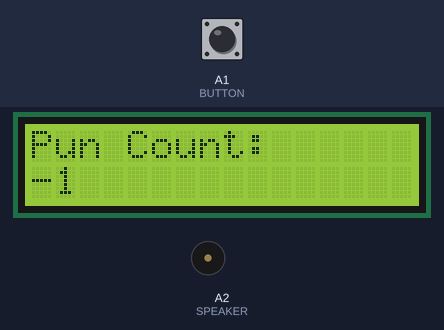
The sketch below on a simulated Arduino Uno, built with avr-gcc and run on an emulated ATmega328P. Shown: 16×2 character LCD, buzzer (waves = sounding). The inputs (shaded band) are chosen by the test bench; at power-on: A1 (BUTTON) LOW. EEPROM starts erased.

Above: at 1.9 s.
2.0 s: A1 (BUTTON) pulled HIGH for 1 s
At 2.2 s:
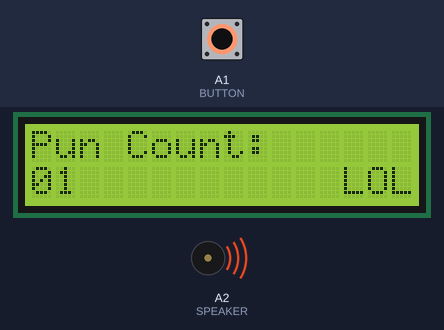
4.5 s: A1 (BUTTON) pulled HIGH for 0.15 s
At 5.5 s:
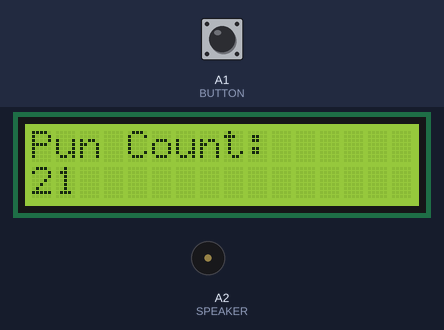
6.4 s: A1 (BUTTON) pulled HIGH for 0.15 s
At 8.0 s:
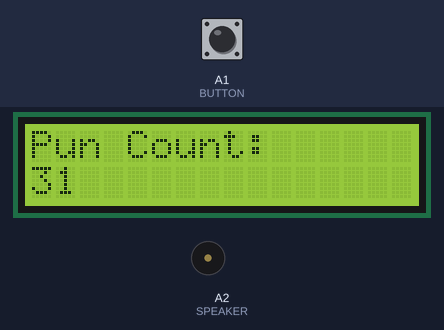
8.3 s: A1 (BUTTON) pulled HIGH for 1 s
At 9.7 s:
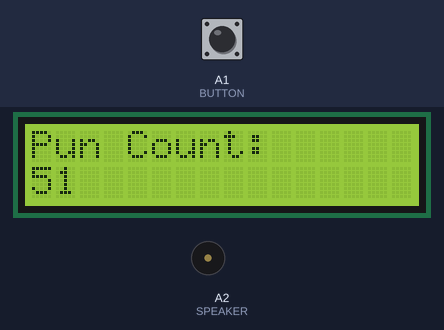
Timing chart, 0 to 11.3 s (numbered marks = the images above; inputs shaded):
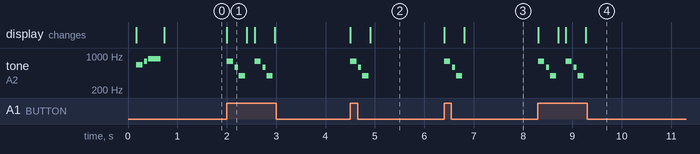

Measured:
- after the input at 2.0 s, tone on A2 (SPEAKER): plays 784 Hz for 0.13 s, 587 Hz for 0.06 s, 392 Hz for 0.13 s, 784 Hz for 0.13 s, 587 Hz for 0.06 s, 392 Hz for 0.13 s, starting at once; the display: changes at once (image 1)
- after the input at 4.5 s, tone on A2 (SPEAKER): plays 784 Hz for 0.13 s, 587 Hz for 0.06 s, 392 Hz for 0.13 s, starting at once; the display: first changes at once (image 2 shows a later state)
- after the input at 6.4 s, tone on A2 (SPEAKER): plays 784 Hz for 0.13 s, 587 Hz for 0.06 s, 392 Hz for 0.13 s, starting at once; the display: first changes at once (image 3 shows a later state)
- after the input at 8.3 s, tone on A2 (SPEAKER): plays 784 Hz for 0.13 s, 587 Hz for 0.06 s, 392 Hz for 0.13 s, 784 Hz for 0.13 s, 587 Hz for 0.06 s, 392 Hz for 0.13 s, starting at once; the display: first changes at once (image 4 shows a later state)
- what the display in image 1 shows lasts 0.4 s, from 2.0 s to 2.4 s

The sketch:

PunCounter_ST-1113LCD.ino
```cpp
/*
PunCounter - a simple device to incenivize telling puns.
Displays a count on the screen. Every time the button is pressed, a sound plays and the count is updated.
Great if you're a real button-pusher!
Written by Alex Nunn 2023 March 6th

Hardware:
Arduino 2x16 LCD 1602A
Arcade button
2k ohm pulldown resistor between button pin and ground
Speaker

*/

#include <LiquidCrystal.h>
#include <EEPROM.h>

const int BUTTON = A1;
const int SPEAKER = A2;

//1602A LCD pins
const int pin_BL = 10;
const int pin_EN = 9;
const int pin_RS = 8;
const int pin_d7 = 7;
const int pin_d6 = 6;
const int pin_d5 = 5;
const int pin_d4 = 4;

//Create lcd object
LiquidCrystal lcd( pin_RS,  pin_EN,  pin_d4,  pin_d5,  pin_d6,  pin_d7);

//EEPROM address for storing the count
int EEPROMaddr = 0;

//Variable for managing the count while powered on
unsigned int currentcount= 0;

//Startup music
int melody1[]={
  659,784,880
};

int noteDurations1[] = {
  8, 16, 4
};

//Button sound effect
int melody2[] = {
  784, 587, 392
};
int noteDurations2[] = {
  8, 16, 8
};


/////////////////////////////////////////////////////////////////////////////////////////////////////////////////
/////////////////////////////////////////////////////////////////////////////////////////////////////////////////

void setup() {
  pinMode(BUTTON, INPUT);

  lcd.begin(16, 2);

  //Display a startup screen
  lcd.setCursor(0,0);
  lcd.print("Hello, Jokester");
  lcd.setCursor(0,1);
  lcd.print("LOLOLOLOLOL");

  //EEPROM.put(EEPROMaddr, 0); //To reset to 0 or clear any random data, run this one time. Recomment when done.


  EEPROM.get(EEPROMaddr, currentcount); //Load count from EEPROM
  delay(100); //Wait to avoid issues with EEPROM
  writeDisplayMain(); //Display main screen
  playTone(melody1,noteDurations1, 3); //Play startup music
}

//Main loop. When the button is pressed, the count is incremented by one and written to the EEPROM,
//the numerical part of the screen is updated to show the new count, and a sound plays
void loop() {
 if(digitalRead(BUTTON) == HIGH){
    currentcount++;
    EEPROM.put(EEPROMaddr, currentcount);
    writeDisplayCount();
    playTone(melody2,noteDurations2, 3);
    delay(150);
  }
}

/////////////////////////////////////////////////////////////////////////////////////////////////////////////////
/////////////////////////////////////////////////////////////////////////////////////////////////////////////////

//Main display screen
void writeDisplayMain()
{
  lcd.clear();
  lcd.setCursor(0,0);
  lcd.write("Pun Count:");
  lcd.setCursor(0,1);
  char cstr[16];
  itoa(currentcount, cstr, 10);
  lcd.write(cstr);
}

//Update the section of the screen with the count
void writeDisplayCount()
{
  lcd.setCursor(0,1);
  char cstr[16];
  itoa(currentcount, cstr, 10);
  lcd.write(cstr);
}

//Plays melodies saved in an integer array format
void playTone(int melody[], int noteDurations[], int melodyLength)
{
  //Display LOL in the bottom right corner of the screen
  lcd.setCursor(13,1);
  lcd.write("LOL");

  for (int thisNote = 0; thisNote < melodyLength; thisNote++) {
    // note duration = one second divided by the note type.
    //e.g. quarter note = 1000 / 4, eighth note = 1000/8, etc.
    int noteDuration = 1000 / noteDurations[thisNote];
    tone(SPEAKER, melody[thisNote], noteDuration);

    // minimum time between notes. note's duration + 30% seems to work well
    int pauseBetweenNotes = noteDuration * 1.30;
    delay(pauseBetweenNotes);
    noTone(SPEAKER);
  }

  //Clear the LOL from the corner of the screen
  lcd.setCursor(13,1);
  lcd.write("   ");
}
```
